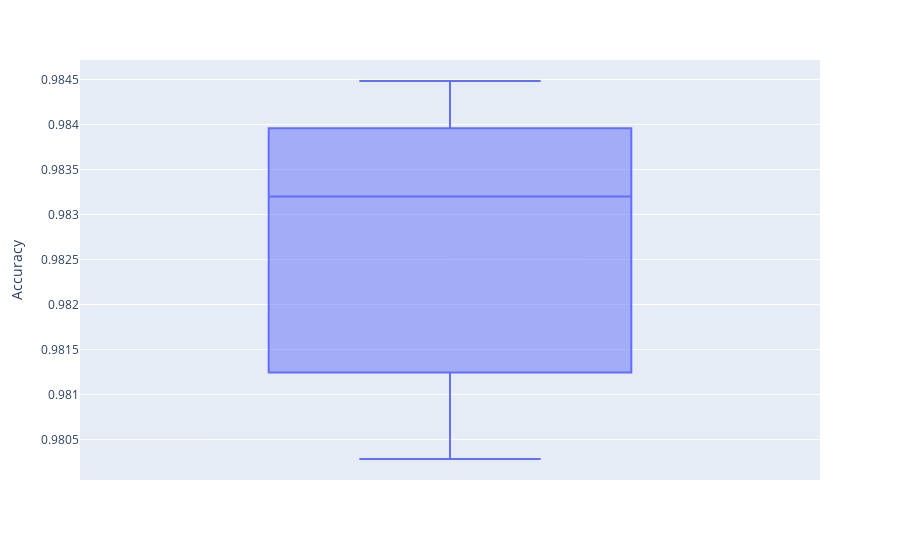

The code cell stored with this chart in its notebook:
### Markdown cell above
## Present results

### Code cell
print(f'Accuracy: mean={np.mean(scores)}, std={np.std(scores)}')
fig = px.box(pd.DataFrame(data=scores, columns=['Accuracy']), y='Accuracy')
fig.show()

import matplotlib.pyplot as plt
for idx, history in enumerate(histories):
    h = history.history
    plt.subplot(2, 1, 1)
    plt.title('Sparse Categorical Cross-Entropy Loss')
    plt.plot(h['loss'], color='blue', label='train')
    plt.plot(h['val_loss'], color='orange', label='test')
    if idx == 0:
        plt.legend(loc='upper right')

    plt.subplot(2, 1, 2)
    plt.title('Accuracy')
    plt.plot(h['accuracy'], color='blue', label='train')
    plt.plot(h['val_accuracy'], color='orange', label='test')
    if idx == 0:
        plt.legend(loc='lower right')

plt.show()

### Figure 1 — Plotly figure (JSON) as saved in the notebook; plotly's stock layout.template omitted (floating-point values rounded to 4 significant figures)
{"data": [{"alignmentgroup": "True", "hovertemplate": "Accuracy=%{y}<extra></extra>", "legendgroup": "", "marker": {"color": "#636efa"}, "name": "", "notched": false, "offsetgroup": "", "orientation": "v", "showlegend": false, "type": "box", "x0": " ", "xaxis": "x", "y": [0.9803, 0.9832, 0.9834, 0.9845, 0.9806, 0.9841, 0.9831], "y0": " ", "yaxis": "y"}], "layout": {"boxmode": "group", "legend": {"tracegroupgap": 0}, "margin": {"t": 60}, "xaxis": {"anchor": "y", "domain": [0.0, 1.0]}, "yaxis": {"anchor": "x", "domain": [0.0, 1.0], "title": {"text": "Accuracy"}}}}
